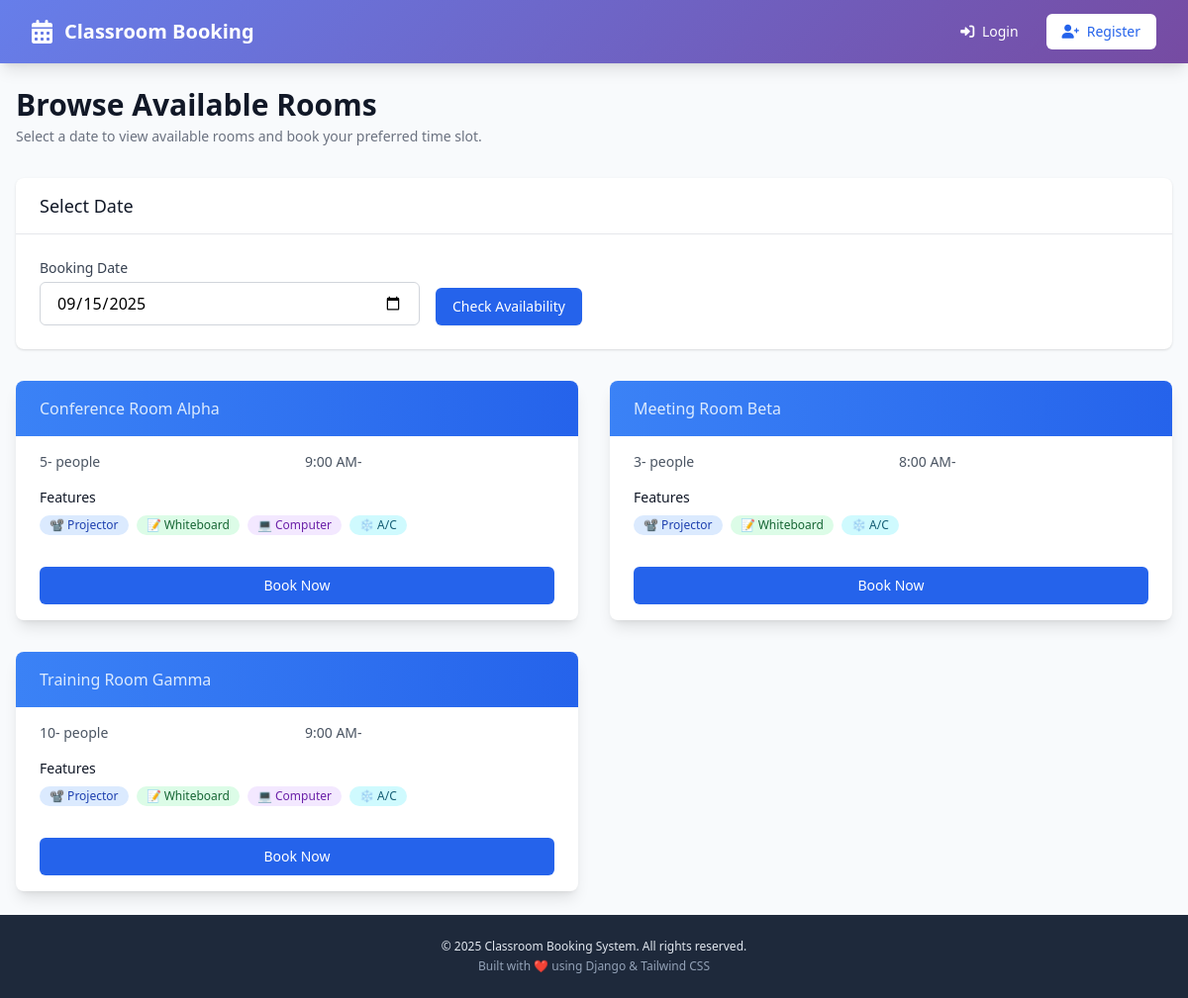
The page /booking/rooms/ on the database its author committed.
### booking/models.py (models this page shows, shortened)
class Room(models.Model):
    ROOM_STATUS = (
        ('open', 'Open'),
        ('closed', 'Closed'),
        ('maintenance', 'Under Maintenance'),
    )
    code = models.CharField(max_length=10, unique=True, help_text="Room code (e.g., R001)")
    name = models.CharField(max_length=100, help_text="Room name")
    description = models.TextField(blank=True, null=True)
    capacity = models.IntegerField(
        validators=[MinValueValidator(1), MaxValueValidator(200)],
        help_text="Maximum capacity of the room"
    )
    min_capacity = models.IntegerField(
        default=1,
        validators=[MinValueValidator(1)],
        help_text="Minimum capacity required"
    )
    status = models.CharField(max_length=20, choices=ROOM_STATUS, default='open')
    available_from = models.TimeField(default=time(9, 0), help_text="Available from (e.g., 09:00)")
    available_to = models.TimeField(default=time(17, 0), help_text="Available until (e.g., 17:00)")
    min_booking_hours = models.IntegerField(
        default=1,
        validators=[MinValueValidator(1), MaxValueValidator(8)],
        help_text="Minimum booking duration in hours"
    )
    max_booking_hours = models.IntegerField(
        default=4,
        validators=[MinValueValidator(1), MaxValueValidator(8)],
        help_text="Maximum booking duration in hours"
    )
    has_projector = models.BooleanField(default=False)
    has_whiteboard = models.BooleanField(default=True)
    has_computer = models.BooleanField(default=False)
    has_air_conditioning = models.BooleanField(default=True)
    floor_number = models.IntegerField(default=1)
    building = models.CharField(max_length=50, default="Main Building")
    created_at = models.DateTimeField(auto_now_add=True)
    updated_at = models.DateTimeField(auto_now=True)
    class Meta:
        ordering = ['code']
    def get_available_slots(self, date):
        available_slots = []
        if self.status != 'open':
            return available_slots
        bookings = Booking.objects.filter(
            room=self,
            date=date,
            status__in=['confirmed', 'pending']
        ).order_by('start_time')
        start_hour = self.available_from.hour
        end_hour = self.available_to.hour
        for hour in range(start_hour, end_hour):
            for duration in range(self.min_booking_hours, min(self.max_booking_hours + 1, end_hour - hour + 1)):
                slot_start = time(hour, 0)
                slot_end_hour = hour + duration
                if slot_end_hour <= end_hour:
                    is_available = True
                    for booking in bookings:
                        booking_start = booking.start_time.hour
                        booking_end = booking_start + booking.duration_hours
                        if not (slot_end_hour <= booking_start or hour >= booking_end):
                            is_available = False
                            break
                    if is_available:
                        available_slots.append({
                            'start_time': slot_start,
                            'duration': duration,
                            'end_time': time(slot_end_hour, 0)
                        })
        return available_slots

### booking/views.py (the view)
# urls.py: path('rooms/', views.room_list_view, name='room_list'),
def room_list_view(request):
    selected_date = request.GET.get('date', str(date.today()))
    try:
        selected_date = datetime.strptime(selected_date, '%Y-%m-%d').date()
    except ValueError:
        selected_date = date.today()
    if selected_date < date.today():
        selected_date = date.today()
    rooms = Room.objects.filter(status='open')
    for room in rooms:
        room.available_slots = room.get_available_slots(selected_date)
        room.is_available = len(room.available_slots) > 0
    context = {
        'rooms': rooms,
        'selected_date': selected_date,
        'today': date.today(),
    }
    return render(request, 'booking/room_list.html', context)

### templates/booking/room_list.html (shortened to what this page needs)
{% extends 'base.html' %}
{% block content %}
    <div class="mb-8">
        <h1 class="text-3xl font-bold text-gray-900">Browse Available Rooms</h1>
        <p class="mt-1 text-sm text-gray-500">Select a date to view available rooms and book your preferred time slot.</p>
    </div>
    <div class="bg-white shadow rounded-lg mb-8">
        <div class="px-6 py-4 border-b border-gray-200">
            <h3 class="text-lg leading-6 font-medium text-gray-900">Select Date</h3>
        </div>
        <div class="p-6">
            <form method="GET" class="flex flex-col sm:flex-row gap-4 items-start sm:items-end">
                <div class="flex-1 max-w-sm">
                    <label for="date" class="block text-sm font-medium text-gray-700 mb-1">Booking Date</label>
                    <input type="date" name="date" id="date" value="{{ selected_date|date:'Y-m-d' }}" min="{{ today|date:'Y-m-d' }}" class="w-full px-4 py-2 border border-gray-300 rounded-md focus:ring-2 focus:ring-blue-500 focus:border-transparent">
                </div>
                <button type="submit" class="inline-flex items-center px-4 py-2 border border-transparent text-sm font-medium rounded-md shadow-sm text-white bg-blue-600 hover:bg-blue-700">
                    Check Availability
                </button>
            </form>
        </div>
    </div>
    {% if rooms %}
        <div class="grid grid-cols-1 lg:grid-cols-2 xl:grid-cols-3 gap-8">
            {% for room in rooms %}
            <div class="bg-white shadow-lg rounded-lg overflow-hidden">
                <div class="px-6 py-4 bg-gradient-to-r from-blue-500 to-blue-600">
                    <p class="text-blue-100">{{ room.name }}</p>
                </div>
                <div class="px-6 py-4">
                    <div class="grid grid-cols-2 gap-4 text-sm text-gray-600 mb-4">
                        <div class="flex items-center">
                            <span>{{ room.min_capacity }}-{{ room.max_capacity }} people</span>
                        </div>
                        <div class="flex items-center">
                            <span>{{ room.available_from|time:"g:i A" }}-{{ room.available_until|time:"g:i A" }}</span>
                        </div>
                    </div>
                    <div class="mb-4">
                        <h4 class="text-sm font-medium text-gray-900 mb-2">Features</h4>
                        <div class="flex flex-wrap gap-2" style="opacity: 1 !important; visibility: visible !important; display: flex !important;">
                            {% if room.has_projector %}
                                <span class="inline-flex items-center px-2.5 py-0.5 rounded-full text-xs font-medium bg-blue-100 text-blue-800" style="opacity: 1 !important; visibility: visible !important; display: inline-flex !important;">📽️ Projector</span>
                            {% endif %}
                            {% if room.has_whiteboard %}
                                <span class="inline-flex items-center px-2.5 py-0.5 rounded-full text-xs font-medium bg-green-100 text-green-800" style="opacity: 1 !important; visibility: visible !important; display: inline-flex !important;">📝 Whiteboard</span>
                            {% endif %}
                            {% if room.has_computer %}
                                <span class="inline-flex items-center px-2.5 py-0.5 rounded-full text-xs font-medium bg-purple-100 text-purple-800" style="opacity: 1 !important; visibility: visible !important; display: inline-flex !important;">💻 Computer</span>
                            {% endif %}
                            {% if room.has_air_conditioning %}
                                <span class="inline-flex items-center px-2.5 py-0.5 rounded-full text-xs font-medium bg-cyan-100 text-cyan-800" style="opacity: 1 !important; visibility: visible !important; display: inline-flex !important;">❄️ A/C</span>
                            {% endif %}
                        </div>
                    </div>
                </div>
                <div class="px-6 pb-4">
                    <a href="{% url 'booking:room_book' room.id %}?date={{ selected_date|date:'Y-m-d' }}" class="w-full inline-flex justify-center items-center px-4 py-2 border border-transparent text-sm font-medium rounded-md text-white bg-blue-600 hover:bg-blue-700">
                        Book Now
                    </a>
                </div>
            </div>
            {% endfor %}
        </div>
    {% else %}
        <div class="text-center py-12">
            <h3 class="mt-4 text-lg font-medium text-gray-900">No rooms available</h3>
            <p class="mt-2 text-gray-500">There are no rooms available for the selected date.</p>
        </div>
    {% endif %}
{% endblock %}

### rows shown on the page
Room: name "Conference Room Alpha", min_capacity "5", available_from "9:00 AM", has_projector "📽️ Projector", has_whiteboard "📝 Whiteboard", has_computer "💻 Computer", has_air_conditioning "❄️ A/C"
Room: name "Meeting Room Beta", min_capacity "3", available_from "8:00 AM", has_projector "📽️ Projector", has_whiteboard "📝 Whiteboard", has_air_conditioning "❄️ A/C"
Room: name "Training Room Gamma", min_capacity "10", available_from "9:00 AM", has_projector "📽️ Projector", has_whiteboard "📝 Whiteboard", has_computer "💻 Computer", has_air_conditioning "❄️ A/C"
